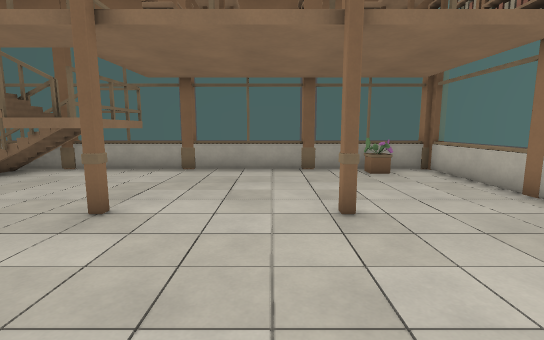
[1] (above)

13 first-person views from a walk through a level from a Godot 3-D game. The camera is 1.5 m above the floor, tilts 8° down and sees 85° across. The floor is counted in squares, 1 m on a side. Each view is taken from the middle of a square. On the plan, view 1 faces up. The plan holds only what a view shows up to about 15 squares ahead; the rest is blank.

[2]
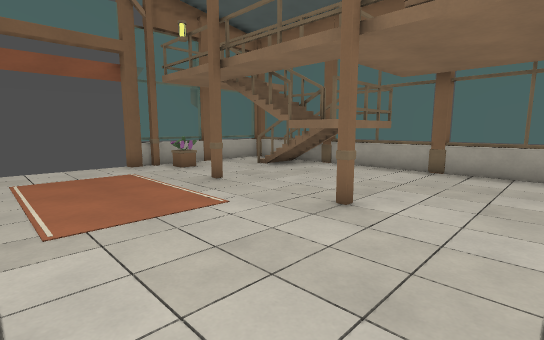

[3]
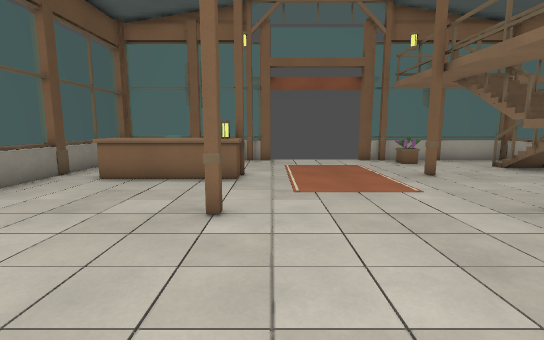

[4]
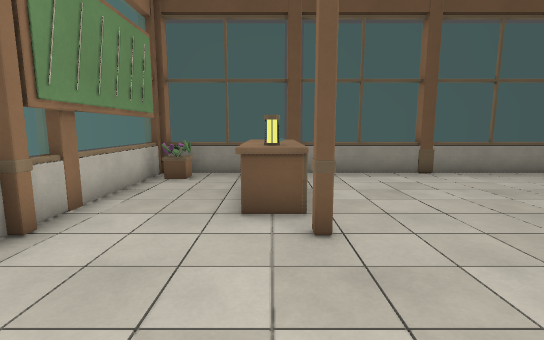

[5]
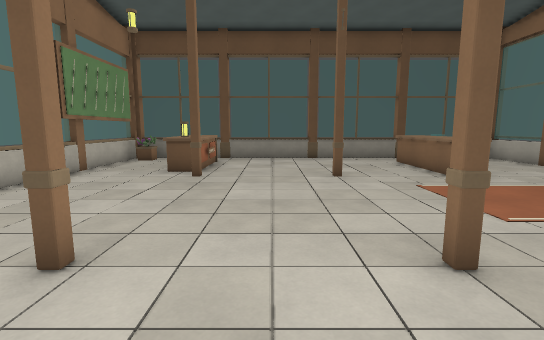

[6]
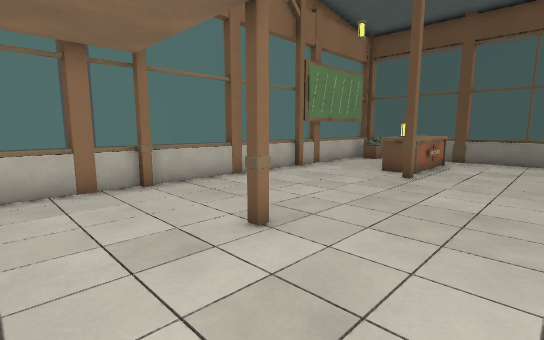

[7]
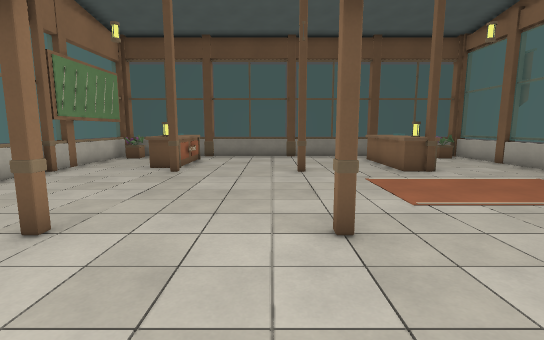

[8]
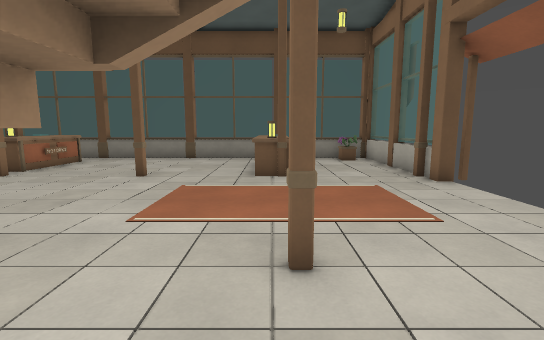

[9]
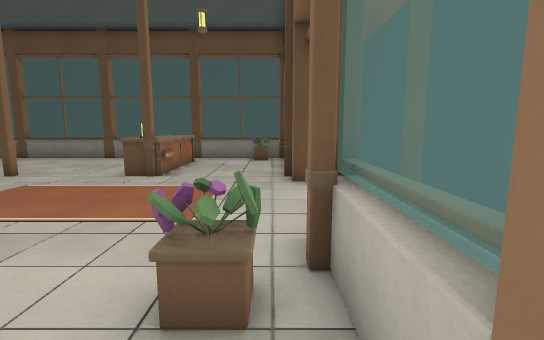

[10]
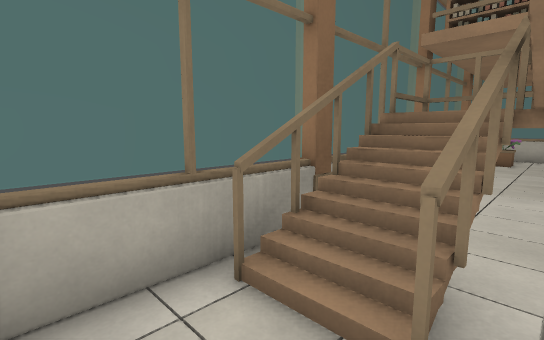

[11]
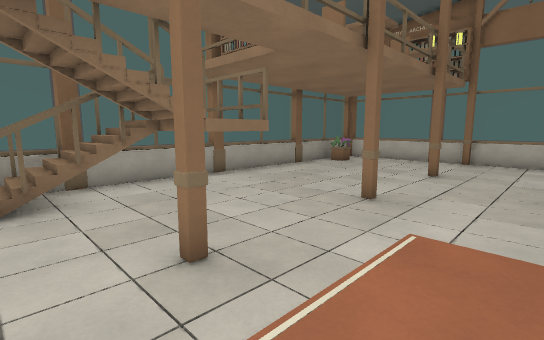

[12]
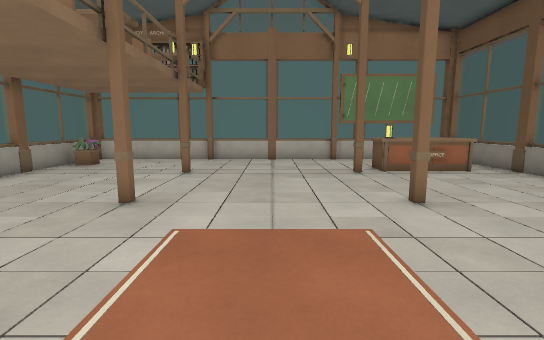

[13]
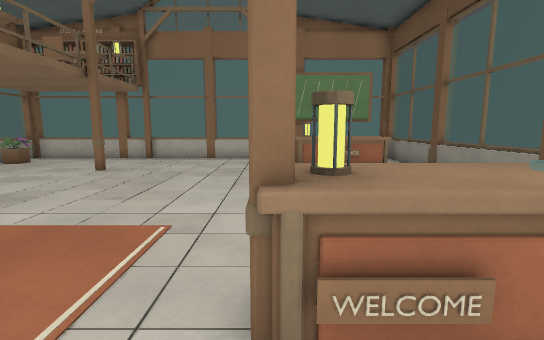

### Floor plan
Key: @ floor where view 1 was taken; # wall or solid block; x gap in a wall; . floor; / step, stairs or slope; = window, fence, low wall or low ledge; ^ raised ledge; T thing the floor can be seen under or through.
Columns run from 13 left of view 1 to 6 right of it. Each row starts with its distance up from view 1.
 11  #==## ##=#===#=##=#
 10  =..####T.......==.=
  9  =..///TT..........=
  8  =.....TT..........=
  7  =.....TT..........=
  6  #==...............#
  5  ##...#...#...#....#
  4  x.................=
  3   .................=
  2   .................#
  1   .................=
  0  x...........@.....=
 -1 ##....^...#...#....#
 -2  =....^........^...#
 -3  =....^........^...=
 -4  =....^........^...=
 -5  =....^........^...=
 -6  ##=..............=#
 -7  ###==#===#===#===##

Where each view was taken, in squares from view 1:
view 1: 0 up, 0 right, facing up
view 2: 0 up, 0 right, facing up-left
view 3: 0 up, 2 right, facing left
view 4: 3 up, 2 right, facing down
view 5: 8 up, 1 left, facing down
view 6: 8 up, 2 left, facing down-right
view 7: 9 up, 2 left, facing down
view 8: 8 up, 7 left, facing down
view 9: 8 up, 11 left, facing down
view 10: 8 up, 11 left, facing up-right
view 11: 2 up, 9 left, facing up-right
view 12: 2 up, 9 left, facing right
view 13: 1 down, 9 left, facing right
